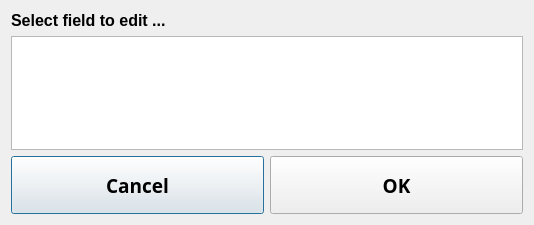
<?xml version="1.0" encoding="UTF-8"?>
<ui version="4.0">
 <class>basketeditDlg</class>
 <widget class="QDialog" name="basketeditDlg">
  <property name="geometry">
   <rect>
    <x>0</x>
    <y>0</y>
    <width>534</width>
    <height>225</height>
   </rect>
  </property>
  <property name="windowTitle">
   <string>Edit Basket</string>
  </property>
  <layout class="QHBoxLayout" name="horizontalLayout_2">
   <item>
    <layout class="QGridLayout" name="gridLayout">
     <item row="0" column="0" alignment="Qt::AlignLeft">
      <widget class="QLabel" name="label">
       <property name="font">
        <font>
         <pointsize>12</pointsize>
         <weight>75</weight>
         <bold>true</bold>
        </font>
       </property>
       <property name="text">
        <string>Select field to edit ...</string>
       </property>
      </widget>
     </item>
     <item row="1" column="0">
      <widget class="QTableWidget" name="editBasket">
       <property name="font">
        <font>
         <family>Arial Black</family>
         <pointsize>12</pointsize>
         <weight>75</weight>
         <bold>true</bold>
        </font>
       </property>
      </widget>
     </item>
     <item row="2" column="0">
      <layout class="QHBoxLayout" name="horizontalLayout">
       <item>
        <widget class="QPushButton" name="cancelBtn">
         <property name="sizePolicy">
          <sizepolicy hsizetype="Minimum" vsizetype="Expanding">
           <horstretch>0</horstretch>
           <verstretch>0</verstretch>
          </sizepolicy>
         </property>
         <property name="minimumSize">
          <size>
           <width>250</width>
           <height>58</height>
          </size>
         </property>
         <property name="font">
          <font>
           <family>Arial Black</family>
           <pointsize>14</pointsize>
           <weight>75</weight>
           <bold>true</bold>
          </font>
         </property>
         <property name="text">
          <string>Cancel</string>
         </property>
        </widget>
       </item>
       <item>
        <widget class="QPushButton" name="okBtn">
         <property name="sizePolicy">
          <sizepolicy hsizetype="Minimum" vsizetype="Expanding">
           <horstretch>0</horstretch>
           <verstretch>0</verstretch>
          </sizepolicy>
         </property>
         <property name="minimumSize">
          <size>
           <width>250</width>
           <height>58</height>
          </size>
         </property>
         <property name="font">
          <font>
           <family>Arial Black</family>
           <pointsize>14</pointsize>
           <weight>75</weight>
           <bold>true</bold>
          </font>
         </property>
         <property name="text">
          <string>OK</string>
         </property>
        </widget>
       </item>
      </layout>
     </item>
    </layout>
   </item>
  </layout>
 </widget>
 <resources/>
 <connections/>
</ui>
